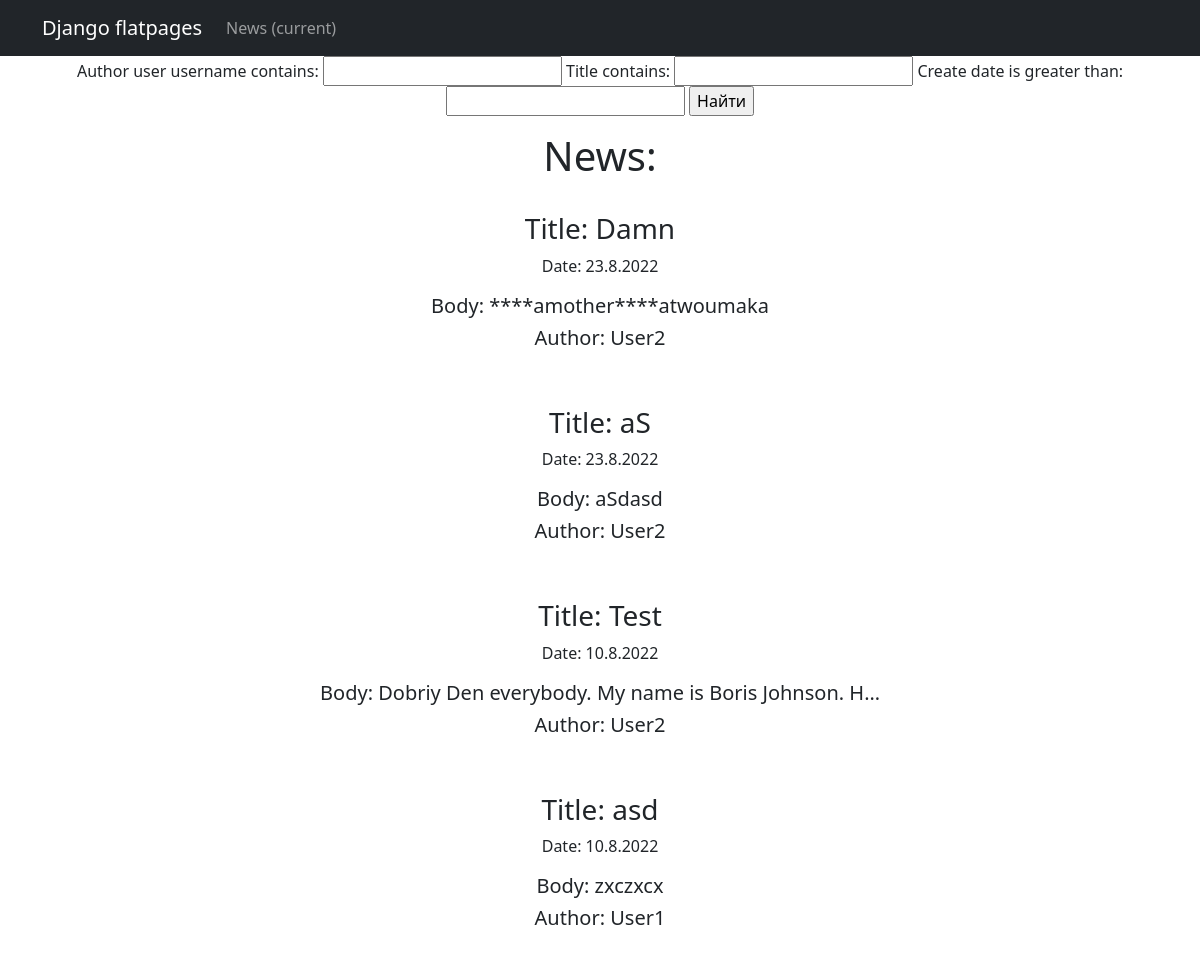
/posts/search/, run on the app's committed database.
### news/models.py (models this page shows, shortened)
class Post(models.Model):
    news = 'NE'
    article = 'AR'
    NEWS_OR_ARTICLE = [
        (news, 'News'),
        (article, 'Article')
    ]
    author = models.ForeignKey(Author, on_delete=models.CASCADE, default=news)
    n_or_a = models.CharField(max_length=2, choices=NEWS_OR_ARTICLE)
    create_date = models.DateTimeField(auto_now_add=True)
    category = models.ManyToManyField(Category, through='PostCategory')
    title = models.CharField(max_length=120)
    body = models.TextField()
    post_rating = models.SmallIntegerField(default=0)

class Author(models.Model):
    user_rating = models.SmallIntegerField(default=0)
    user = models.OneToOneField(User, on_delete=models.CASCADE, primary_key=True)

### news/views.py (the view)
# urls.py: path('search/', PostFilters.as_view(), name='post_search'),
class PostFilters(ListView):
    model = Post
    template_name = "search.html"
    context_object_name = "search"
    queryset = Post.objects.order_by('-create_date')
    def get_context_data(self,
                         **kwargs):  # забираем отфильтрованные объекты переопределяя метод get_context_data
        context = super().get_context_data(**kwargs)
        context['filter'] = PostFilter(self.request.GET,
                                       queryset=self.get_queryset())  # вписываем наш фильтр в контекст
        return context

### news/templatetags/news_filters.py (called while the page is built)
@register.filter(
    name='censor'
)
def censor(value):
    bad_words = ['fuck', 'bitch', 'bastard']
    if isinstance(value, str):
        for word in bad_words:
            if word in str(value):
                length = len(word)
                return str(value.replace(word, '*'*length))
            return str(value)

### templates/search.html (shortened to what this page needs)
{% extends 'flatpages/default.html' %}
{% load news_filters %}
{% block content %}
<form method="GET">
    {{ filter.form }}
    <input type="submit" value="Найти">
</form>
        <h1>News:</h1>
    <br>
    {% for post in filter.qs %}
        <h3>Title: {{ post.title|censor }}</h3>
        <p>Date: {{ post.create_date.day }}.{{ post.create_date.month }}.{{ post.create_date.year }}</p>
        <h5>Body: {{ post.body|censor|truncatechars:50 }}</h5>
        <h5>Author: {{ post.author.user.username }}</h5>
        <br>
        <br>
    {% endfor %}
{% endblock content %}

### data on the page
Post: title|censor "Damn", create_date.day "23", create_date.month "8", create_date.year "2022", body|censor "****amother****atwoumaka", author.user.username "User2"
Post: title|censor "aS", create_date.day "23", create_date.month "8", create_date.year "2022", body|censor "aSdasd", author.user.username "User2"
Post: title|censor "Test", create_date.day "10", create_date.month "8", create_date.year "2022", body|censor "Dobriy Den everybody. My name is Boris Johnson. H…", author.user.username "User2"
Post: title|censor "asd", create_date.day "10", create_date.month "8", create_date.year "2022", body|censor "zxczxcx", author.user.username "User1"
